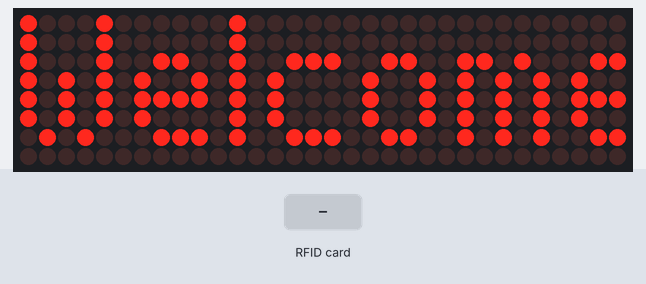
A sketch run on a simulated Arduino Uno, built with avr-gcc and run on an emulated ATmega328P. Parts: 32×8 LED matrix. The inputs (shaded band) are chosen by the test bench. What the sketch prints to the serial monitor is not drawn.

Above: at 1.2 s.
1.3 s: RFID card 1A B0 AE 80 held to the reader
At 2.1 s:
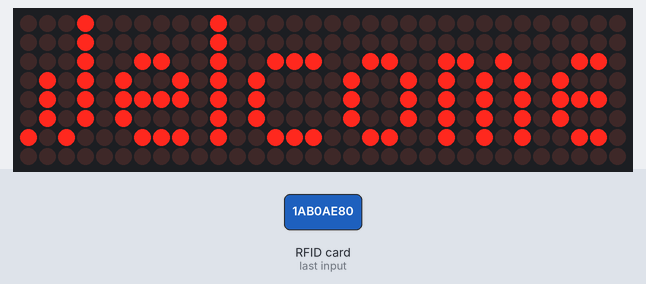
3.9 s: RFID card 09 9B DA 7C held to the reader
6.5 s: RFID card 9A 57 DD 34 held to the reader
At 6.6 s:
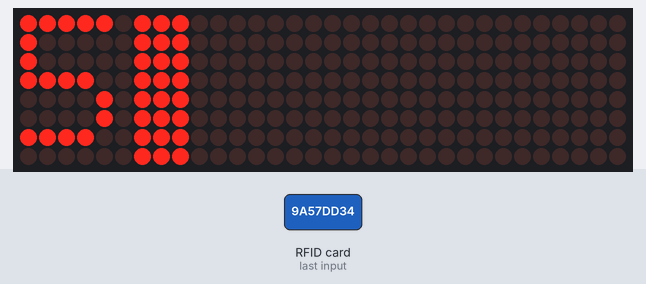
At 11.75 s:
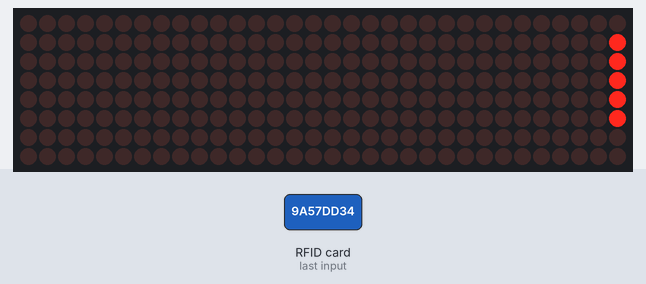

The sketch:

test_3.ino
```cpp
/*
 1A B0 AE 80
 09 9B DA 7C
 9A 57 DD 34
 AA 7F 52 2F
 4A 08 20 30
 B9 1F 23 CB
 */


#include <SPI.h>
#include <MFRC522.h>
#include <MD_Parola.h>
#include <MD_MAX72xx.h>


#define SS_PIN 10
#define RST_PIN 9
MFRC522 mfrc522(SS_PIN, RST_PIN);   // Create MFRC522 instance.
#define CLK_PIN   7 // or any other digital pin
#define DIN_PIN   6 // or any other digital pin
#define CS_PIN    5 // or any other digital pin
#define HARDWARE_TYPE MD_MAX72XX::FC16_HW
#define MAX_DEVICES 4

MD_Parola P = MD_Parola(HARDWARE_TYPE, DIN_PIN, CLK_PIN, CS_PIN, MAX_DEVICES);
MD_MAX72XX M = MD_MAX72XX(HARDWARE_TYPE, CS_PIN, MAX_DEVICES);

typedef struct{
  String id;
  String pname;
  int price;

}shop;
    const shop arr[] = {
    {" 1A B0 AE 80","chips",10},
    {" 09 9B DA 7C","oil",100},
    {" 9A 57 DD 34","rice",50},
    {" AA 7F 52 2F","ghee",250},
    {" 4A 08 20 30","soap",30},
    {" B9 1F 23 CB","salt",130}
  };
   const String key[] = {" 1A B0 AE 80"," 09 9B DA 7C"," 9A 57 DD 34"," AA 7F 52 2F"," 4A 08 20 30"," B9 1F 23 CB"};
     int sum=0;
  String msg = "                                                   Generating Bill :- ";
  int no_of_item=3;
  int no=0;


void setup()
{
  Serial.begin(9600);   // Initiate a serial communication
  SPI.begin();      // Initiate  SPI bus
  mfrc522.PCD_Init();   // Initiate MFRC522
  Serial.println("Approximate your card to the reader...");
  Serial.println();
    P.begin();
    P.setInvert(false);
  // P.setSpeed(0);
  // P.setFont(-5);
  P.displayText("Welcome", PA_CENTER, 50, 3, PA_PRINT, PA_NO_EFFECT);
  // delay(1000);
  // P.displayText("Scanning", PA_CENTER, 50, 3, PA_PRINT, PA_NO_EFFECT);
  // no=0;
  // // P.displayText
  // no_of_item = 3;

}
void loop()
{

 P.displayAnimate();

  // if(Serial.parseInt()==1)
  // {
  //   // start billing
  //   msg = "";
  //   sum = 0;
  //   P.print("");
  //   P.displayText("Scan...", PA_CENTER,20,0,PA_PRINT, PA_NO_EFFECT);
  //   // P.displayAnimate();
  //         // delay(1000);
  // }


  // Look for new cards
  if ( ! mfrc522.PICC_IsNewCardPresent())
  {
    return;
  }
  // Select one of the cards
  if ( ! mfrc522.PICC_ReadCardSerial())
  {
    return;
  }
  //Show UID on serial monitor
  // Serial.print("UID tag :");
  String content= "";
  byte letter;
  for (byte i = 0; i < mfrc522.uid.size; i++)
  {
     Serial.print(mfrc522.uid.uidByte[i] < 0x10 ? " 0" : " ");
     Serial.print(mfrc522.uid.uidByte[i], HEX);
     content.concat(String(mfrc522.uid.uidByte[i] < 0x10 ? " 0" : " "));
     content.concat(String(mfrc522.uid.uidByte[i], HEX));
  }
  Serial.println();
  // Serial.print("Message : ");
  content.toUpperCase();
  // String str = "";
  for(int i=0;i<6;i++)
  {
        if(content.equals(key[i]))
        {
          no=no+1;
          sum+= arr[i].price;
          String strno = String(no);
          msg += strno +") "+ arr[i].pname+ " - Price"+arr[i].price + " Rs            ";
          String str ="                "+ strno +") "+ arr[i].pname+ " - "+arr[i].price + " Rs";
          // P.print("");

          // int i=0;
          // while(i<10000)
          // {
          P.displayText(str.c_str(), PA_LEFT, 50, 0, PA_SCROLL_LEFT);
          Serial.println(str);
          P.displayAnimate();
          //  no++;
          // delay(3000);
          // P.print("");
          // str = "Bill - "+s

          }

    }
 Serial.println(no);

      if(no_of_item==no)
  {

    msg+= "bill:"+String(sum);

    P.displayText(msg.c_str(), PA_LEFT, 0, 0, PA_SCROLL_LEFT);
 Serial.println(msg+""+sum);


  }

 P.displayAnimate();
//  Serial.println(msg);
//  Serial.println(sum);


  // if()

delay(1000);


}
```

Measured:
- after the input at 1.3 s, the display: changes at once (image 1)
- what the display in image 1 shows lasts 1.0 s, from 1.3 s to 2.3 s
